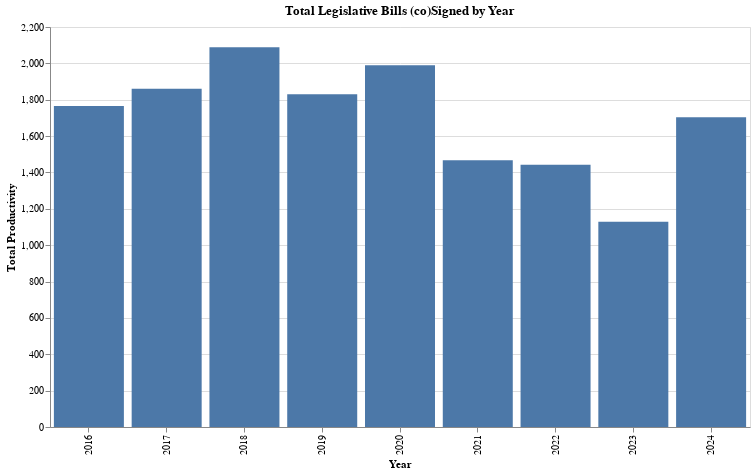

Here is the notebook cell this chart was saved with:
### Markdown cell above
#### Visualizations

### Code cell
melted_df = merged_legislator_data.melt(
    id_vars='Name_party',
    value_vars=['2016', '2017', '2018', '2019', '2020', '2021', '2022', '2023', '2024'],
    var_name='Year',
    value_name='Productivity'
)

melted_df['Year'] = melted_df['Year'].astype(int)
aggregated_df = melted_df.groupby('Year')['Productivity'].sum().reset_index()

chart = alt.Chart(aggregated_df).mark_bar().encode(
    x=alt.X('Year:O', title='Year'),
    y=alt.Y('Productivity:Q', title='Total Productivity'),
    tooltip=['Year:O', 'Productivity:Q']
).properties(
    title="Total Legislative Bills (co)Signed by Year",
    width=700,
    height=400
).interactive()

chart

### Figure 1 — Vega-Lite specification as saved in the notebook (floating-point values rounded to 4 significant figures)
{"config": {"view": {"continuousWidth": 300, "continuousHeight": 300}}, "data": {"name": "data-4d9f1b9808c030d30a2dd1da300475f8"}, "mark": {"type": "bar"}, "encoding": {"tooltip": [{"field": "Year", "type": "ordinal"}, {"field": "Productivity", "type": "quantitative"}], "x": {"field": "Year", "title": "Year", "type": "ordinal"}, "y": {"field": "Productivity", "title": "Total Productivity", "type": "quantitative"}}, "height": 400, "params": [{"name": "param_1", "select": {"type": "interval", "encodings": ["x", "y"]}, "bind": "scales"}], "title": "Total Legislative Bills (co)Signed by Year", "width": 700, "$schema": "https://vega.github.io/schema/vega-lite/v5.8.0.json", "datasets": {"data-4d9f1b9808c030d30a2dd1da300475f8": [{"Year": 2016, "Productivity": 1766}, {"Year": 2017, "Productivity": 1861}, {"Year": 2018, "Productivity": 2088}, {"Year": 2019, "Productivity": 1830}, {"Year": 2020, "Productivity": 1990}, {"Year": 2021, "Productivity": 1467}, {"Year": 2022, "Productivity": 1443}, {"Year": 2023, "Productivity": 1129}, {"Year": 2024, "Productivity": 1704}]}}
